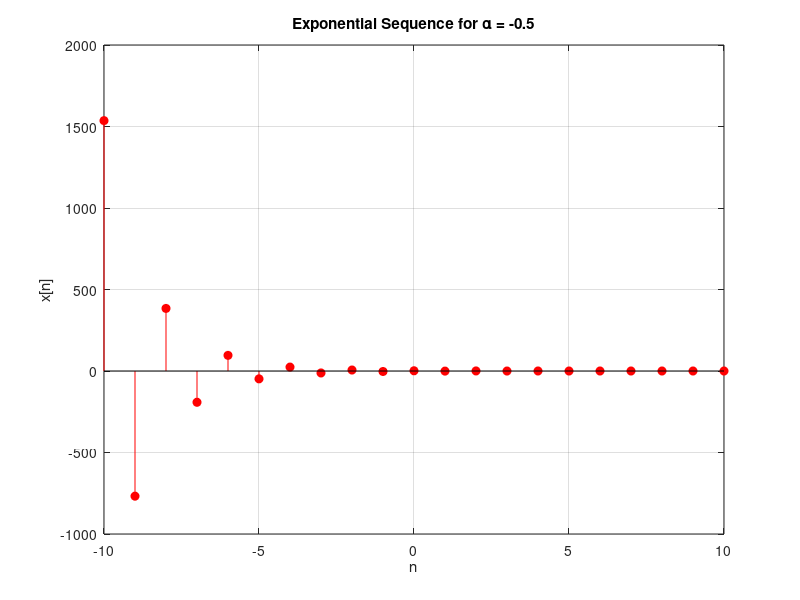

Reproduce this figure in MATLAB.
% Define parameters for Case 1
A = 1.5;
alpha1 = -0.5;
n = -10:10;
x1 = A * (alpha1 .^ n);

% Plot for alpha = -0.5
figure;
stem(n, x1, 'r', 'filled');
title('Exponential Sequence for \alpha = -0.5');
xlabel('n'); ylabel('x[n]');
grid on;
